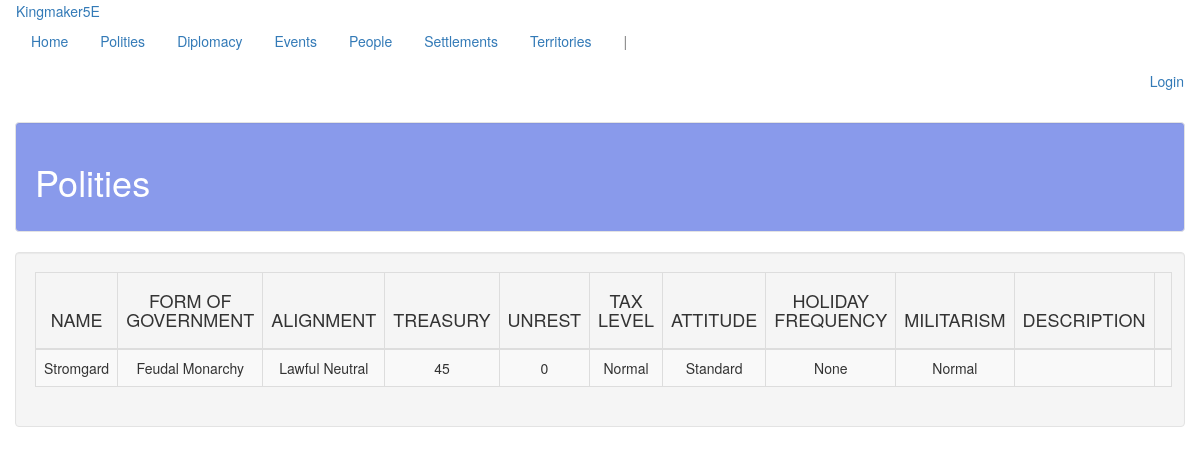
The page /polity/ on the database its author committed.
### polity/models.py (models this page shows, shortened)
class Polity(models.Model):
    name = models.CharField(max_length=default_max_length)
    government = models.ForeignKey(
        Government, on_delete=models.CASCADE,
        related_name='polity', related_query_name='polity')
    alignment_lc = models.ForeignKey(
        AlignmentLC, on_delete=models.CASCADE,
        related_name='polity', related_query_name='polity')
    alignment_ge = models.ForeignKey(
        AlignmentGE, on_delete=models.CASCADE,
        related_name='polity', related_query_name='polity')
    treasury = models.IntegerField(default=0)
    unrest = models.IntegerField(default=0)
    desc = models.TextField(default="", blank=True)
    tax_edict = models.ForeignKey(
        'core.TaxEdict', on_delete=models.CASCADE,
        related_name='polity', related_query_name='polity')
    promotion_edict = models.ForeignKey(
        'core.PromotionEdict', on_delete=models.CASCADE,
        related_name='polity', related_query_name='polity')
    holiday_edict = models.ForeignKey(
        'core.HolidayEdict', on_delete=models.CASCADE,
        related_name='polity', related_query_name='polity')
    recruitment_edict = models.ForeignKey(
        'core.RecruitmentEdict', on_delete=models.CASCADE,
        related_name='polity', related_query_name='polity')
    ruler_attribute_1 = models.ForeignKey(
        Attribute, on_delete=models.CASCADE, null=True, blank=True,
        related_name='polity_ruler_1', related_query_name='polity_ruler_1')
    ruler_attribute_2 = models.ForeignKey(
        Attribute, on_delete=models.CASCADE, null=True, blank=True,
        related_name='polity_ruler_2', related_query_name='polity_ruler_2')
    ruler_attribute_3 = models.ForeignKey(
        Attribute, on_delete=models.CASCADE, null=True, blank=True,
        related_name='polity_ruler_3', related_query_name='polity_ruler_3')
    spymaster_attribute = models.ForeignKey(
        Attribute, on_delete=models.CASCADE, null=True, blank=True,
        related_name='polity_spymaster', related_query_name='polity_spymaster')

class Government(models.Model):
    name = models.CharField(max_length=default_max_length)
    desc = models.TextField(default="", blank=True)
    eco_bonus = models.IntegerField(default=0)
    loy_bonus = models.IntegerField(default=0)
    sta_bonus = models.IntegerField(default=0)
    fam_bonus = models.IntegerField(default=0)
    inf_bonus = models.IntegerField(default=0)
    cor_bonus = models.IntegerField(default=0)
    cri_bonus = models.IntegerField(default=0)
    law_bonus = models.IntegerField(default=0)
    lor_bonus = models.IntegerField(default=0)
    pro_bonus = models.IntegerField(default=0)
    soc_bonus = models.IntegerField(default=0)

class AlignmentLC(models.Model):
    name = models.CharField(max_length=default_max_length)
    eco_bonus = models.IntegerField(default=0)
    loy_bonus = models.IntegerField(default=0)
    sta_bonus = models.IntegerField(default=0)
    fam_bonus = models.IntegerField(default=0)
    inf_bonus = models.IntegerField(default=0)
    cor_bonus = models.IntegerField(default=0)
    cri_bonus = models.IntegerField(default=0)
    law_bonus = models.IntegerField(default=0)
    lor_bonus = models.IntegerField(default=0)
    pro_bonus = models.IntegerField(default=0)
    soc_bonus = models.IntegerField(default=0)

class AlignmentGE(models.Model):
    name = models.CharField(max_length=default_max_length)
    eco_bonus = models.IntegerField(default=0)
    loy_bonus = models.IntegerField(default=0)
    sta_bonus = models.IntegerField(default=0)
    fam_bonus = models.IntegerField(default=0)
    inf_bonus = models.IntegerField(default=0)
    cor_bonus = models.IntegerField(default=0)
    cri_bonus = models.IntegerField(default=0)
    law_bonus = models.IntegerField(default=0)
    lor_bonus = models.IntegerField(default=0)
    pro_bonus = models.IntegerField(default=0)
    soc_bonus = models.IntegerField(default=0)

### core/models.py (models this page shows, shortened)
class TaxEdict(models.Model):
    tax_level = models.CharField(max_length=default_max_length)
    revenue_divisor = models.FloatField()
    eco_bonus = models.IntegerField()
    loy_bonus = models.IntegerField()

class PromotionEdict(models.Model):
    attitude = models.CharField(max_length=default_max_length)
    hex_claims = models.IntegerField()
    eco_bonus = models.IntegerField()
    loy_bonus = models.IntegerField()
    sta_bonus = models.IntegerField()
    con_bonus = models.IntegerField()
    con_dice = models.IntegerField(null=True, blank=True)

class HolidayEdict(models.Model):
    frequency = models.CharField(max_length=default_max_length)
    eco_bonus = models.IntegerField()
    loy_bonus = models.IntegerField()
    con_bonus = models.IntegerField()
    con_dice = models.IntegerField(null=True, blank=True)

class RecruitmentEdict(models.Model):
    militarism = models.CharField(max_length=default_max_length)
    manpower_mult = models.FloatField()
    elites_mult = models.FloatField()
    fam_bonus = models.IntegerField()
    inf_bonus = models.IntegerField()
    def_bonus = models.IntegerField()
    eco_bonus = models.IntegerField()
    soc_bonus = models.IntegerField()

### polity/views.py (the view)
# urls.py: path('', views.polities, name='polities'),
def polities(request): return show_all_items(request, app_name, a_obj, a_plural, sort='name')

### common/views.py (called while the page is built)
def show_all_items(
        request, app_name, obj, obj_plural,
        sort=None, sort_2=None, sort_3=None, sort_4=None, sort_5=None
):
    obj_plural_s = obj_plural
    obj_plural = obj_plural.replace(' ', '_')
    if sort is None:
        items = obj.objects.all()
    elif sort_2 is None:
        items = obj.objects.order_by(sort)
    elif sort_3 is None:
        items = obj.objects.order_by(sort, sort_2)
    elif sort_4 is None:
        items = obj.objects.order_by(sort, sort_2, sort_3)
    elif sort_5 is None:
        items = obj.objects.order_by(sort, sort_2, sort_3, sort_4)
    else:
        items = obj.objects.order_by(sort, sort_2, sort_3, sort_4, sort_5)
    return render(
        request, '%s/%s.html' % (app_name, obj_plural),
        {'title': obj_plural_s.title(), obj_plural: items}
    )

### polity/templates/polity/polities.html (shortened to what this page needs)
<!DOCTYPE html>
{% extends 'polity/base.html' %}
{% block table_header %}
    <th class="th_ccell"><h4>NAME</h4></th>
    <th class="th_ccell"><h4>FORM OF GOVERNMENT</h4></th>
    <th class="th_ccell"><h4>ALIGNMENT</h4></th>
    <th class="th_ccell"><h4>TREASURY</h4></th>
    <th class="th_ccell"><h4>UNREST</h4></th>
    <th class="th_ccell"><h4>TAX LEVEL</h4></th>
    <th class="th_ccell"><h4>ATTITUDE</h4></th>
    <th class="th_ccell"><h4>HOLIDAY FREQUENCY</h4></th>
    <th class="th_ccell"><h4>MILITARISM</h4></th>
    <th class="th_ccell"><h4>DESCRIPTION</h4></th>
    <th class="th_ccell"><h4></h4></th>
{% endblock %}
{% block table_body %}
    {% for polity in polities %}
        <tr>
            <td class="tb_ccell">{{ polity.name }}</td>
            <td class="tb_ccell">{{ polity.government.name }}</td>
            <td class="tb_ccell">
                {% if polity.alignment_lc.name == "Neutral" and polity.alignment_ge.name == "Neutral" %}
                    True Neutral
                {% else %}
                    {{ polity.alignment_lc.name }} {{ polity.alignment_ge.name }}
                {% endif %}
            </td>
            <td class="tb_ccell">{{ polity.treasury }}</td>
            <td class="tb_ccell">{{ polity.unrest }}</td>
            <td class="tb_ccell">{{ polity.tax_edict.tax_level }}</td>
            <td class="tb_ccell">{{ polity.promotion_edict.attitude }}</td>
            <td class="tb_ccell">{{ polity.holiday_edict.frequency }}</td>
            <td class="tb_ccell">{{ polity.recruitment_edict.militarism }}</td>
            <td class="tb_ccell">{{ polity.desc }}</td>
            <td class="tb_ccell">
            </td>
        </tr>
    {% endfor %}
{% endblock %}

### static/css/custom.css (style rules this page uses)
.th_ccell { text-align: center; padding: 20px 20px 20px 20px; }
.tb_ccell { text-align: center; padding: 20px 20px 20px 20px; }

### rows shown on the page
Polity: name "Stromgard", government.name "Feudal Monarchy", alignment_lc.name "Lawful", alignment_ge.name "Neutral", treasury "45", unrest "0", tax_edict.tax_level "Normal", promotion_edict.attitude "Standard", holiday_edict.frequency "None", recruitment_edict.militarism "Normal"

### other values the page prints
{{ title }} "Polities"
